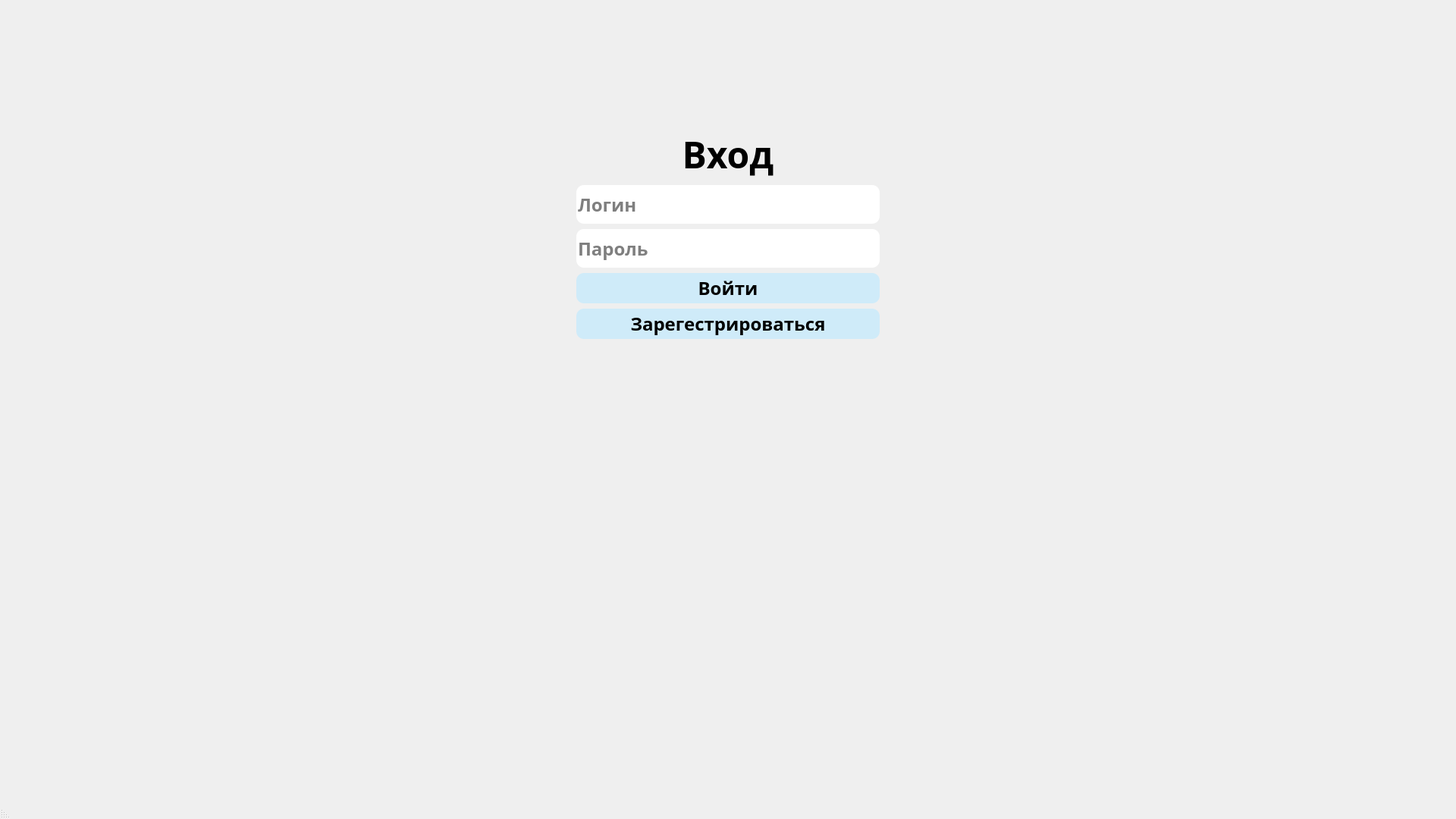
<?xml version="1.0" encoding="UTF-8"?>
<ui version="4.0">
 <class>MainWindow</class>
 <widget class="QMainWindow" name="MainWindow">
  <property name="windowModality">
   <enum>Qt::NonModal</enum>
  </property>
  <property name="geometry">
   <rect>
    <x>0</x>
    <y>0</y>
    <width>1920</width>
    <height>1080</height>
   </rect>
  </property>
  <property name="sizePolicy">
   <sizepolicy hsizetype="Fixed" vsizetype="Fixed">
    <horstretch>0</horstretch>
    <verstretch>0</verstretch>
   </sizepolicy>
  </property>
  <property name="cursor">
   <cursorShape>ArrowCursor</cursorShape>
  </property>
  <property name="mouseTracking">
   <bool>false</bool>
  </property>
  <property name="windowTitle">
   <string>Вход</string>
  </property>
  <property name="layoutDirection">
   <enum>Qt::RightToLeft</enum>
  </property>
  <property name="autoFillBackground">
   <bool>false</bool>
  </property>
  <property name="styleSheet">
   <string notr="true">background-image:url(Background_1.png);</string>
  </property>
  <widget class="QWidget" name="centralwidget">
   <property name="sizePolicy">
    <sizepolicy hsizetype="Fixed" vsizetype="Fixed">
     <horstretch>0</horstretch>
     <verstretch>0</verstretch>
    </sizepolicy>
   </property>
   <property name="layoutDirection">
    <enum>Qt::RightToLeft</enum>
   </property>
   <widget class="QWidget" name="layoutWidget">
    <property name="geometry">
     <rect>
      <x>760</x>
      <y>170</y>
      <width>402</width>
      <height>293</height>
     </rect>
    </property>
    <layout class="QVBoxLayout" name="verticalLayout">
     <property name="spacing">
      <number>7</number>
     </property>
     <property name="sizeConstraint">
      <enum>QLayout::SetFixedSize</enum>
     </property>
     <item>
      <widget class="QLabel" name="log_in">
       <property name="styleSheet">
        <string notr="true">font-family: Red Hat Text;
font-style: normal;
font-weight: bold;
font-size: 48px;
line-height: 154.8%;
opacity: 0;</string>
       </property>
       <property name="text">
        <string>Вход</string>
       </property>
       <property name="alignment">
        <set>Qt::AlignCenter</set>
       </property>
      </widget>
     </item>
     <item>
      <widget class="QLineEdit" name="Login_le">
       <property name="autoFillBackground">
        <bool>false</bool>
       </property>
       <property name="styleSheet">
        <string notr="true">font-family: Red Hat Text;
font-style: normal;
font-weight: 500;
font-size: 24px;
line-height: 0%;
/* or 0px */
letter-spacing: -0.05em;

color: #000000;
position: absolute;
width: 344px;
height: 51px;
left: 548px;
top: 299px;


background: #FFFFFF;
border-radius: 10px;</string>
       </property>
       <property name="inputMask">
        <string/>
       </property>
       <property name="text">
        <string/>
       </property>
       <property name="placeholderText">
        <string>Логин</string>
       </property>
      </widget>
     </item>
     <item>
      <widget class="QLineEdit" name="Password_le">
       <property name="styleSheet">
        <string notr="true">position: absolute;
width: 150px;
height: 25px;
left: 570px;
top: 392px;

font-family: Red Hat Text;
font-style: normal;
font-weight: 500;
font-size: 24px;
line-height: 0%;
/* or 0px */

letter-spacing: -0.05em;

color: #000000;
position: absolute;
width: 344px;
height: 51px;
left: 548px;
top: 299px;

background: #FFFFFF;
border-radius: 10px;</string>
       </property>
       <property name="text">
        <string/>
       </property>
       <property name="placeholderText">
        <string>Пароль</string>
       </property>
      </widget>
     </item>
     <item>
      <widget class="QPushButton" name="sign_in">
       <property name="styleSheet">
        <string notr="true">font-family: Red Hat Text;
font-style: normal;
font-weight: bold;
font-size: 24px;
line-height: 0%;

position: absolute;
width: 400px;
height: 40px;
left: 520px;
top: 511px;

background: #CFEBF9;
border-radius: 10px;</string>
       </property>
       <property name="text">
        <string>Войти</string>
       </property>
      </widget>
     </item>
     <item>
      <widget class="QPushButton" name="sign_up">
       <property name="styleSheet">
        <string notr="true">font-family: Red Hat Text;
font-style: normal;
font-weight: bold;
font-size: 24px;
line-height: 0%;

position: absolute;
width: 400px;
height: 40px;
left: 520px;
top: 464px;

background: #CFEBF9;
border-radius: 10px;</string>
       </property>
       <property name="text">
        <string>Зарегестрироваться</string>
       </property>
      </widget>
     </item>
    </layout>
   </widget>
   <widget class="QLabel" name="Message">
    <property name="geometry">
     <rect>
      <x>730</x>
      <y>460</y>
      <width>461</width>
      <height>31</height>
     </rect>
    </property>
    <property name="layoutDirection">
     <enum>Qt::RightToLeft</enum>
    </property>
    <property name="styleSheet">
     <string notr="true">font-family: Red Hat Text;
font-style: normal;
font-weight: bold;
font-size: 24px;</string>
    </property>
    <property name="text">
     <string/>
    </property>
    <property name="alignment">
     <set>Qt::AlignCenter</set>
    </property>
   </widget>
  </widget>
  <widget class="QStatusBar" name="statusbar"/>
 </widget>
 <resources/>
 <connections/>
</ui>
